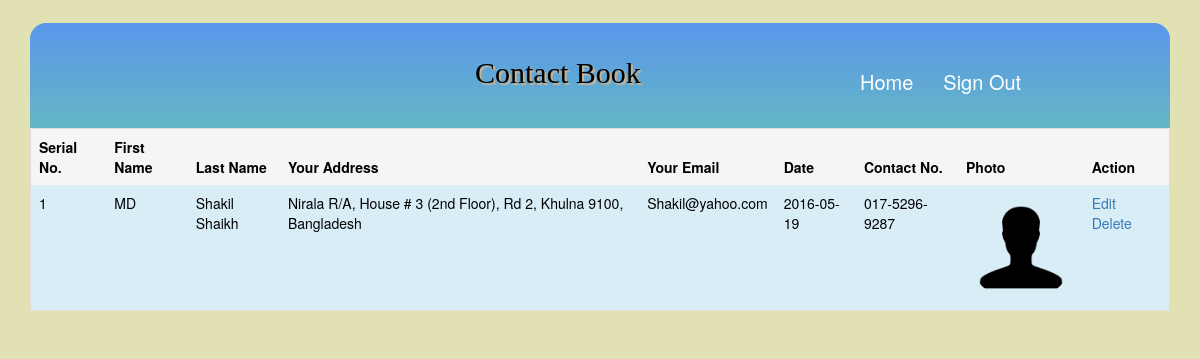
The page /form/usercontactList.php?id=17 (signed in) on the database its author committed.
### tables this page shows
CREATE TABLE IF NOT EXISTS `tbl_contact` (
`user_id` int(11) NOT NULL,
  `st_contact_id` int(11) NOT NULL,
  `firststname` varchar(100) NOT NULL,
  `lastname` varchar(100) NOT NULL,
  `address` varchar(255) NOT NULL,
  `email` varchar(100) NOT NULL,
  `contact_date` varchar(15) NOT NULL,
  `phone` varchar(20) NOT NULL,
  `image_name` varchar(15) NOT NULL,
  `rel_status` varchar(100) NOT NULL
);

### form/usercontactList.php (the view, shortened to what this page needs)
<?php
	if(isset($_REQUEST['id']))
	{
		$id= $_REQUEST['id'] ;
	}
?>
<!DOCTYPE HTML>
<html>
		<link rel = "stylesheet" href = "css/bootstrap.min.css"/>
		<link rel = "stylesheet" href = "css/styles.css"/>
<body>
	<div class="wrapper">
		<div class="container">
			<div class="dashboard_main">
				<div class="">
					<div class="main_header">
						<div class="col-md-8 reg_title">
							<h2>Contact Book</h2>
						</div>
						<div class="col-md-4 menu">
							<ul class="text-center">
								<li><a href="userprofile.php"> Home </a></li>
								<li><a href="logout.php"> Sign Out</a></li>
							</ul>
						</div>
					</div>
				</div>
				<div class="table-responsive tbl_reg">
					<table class="table table-hover table-bordered" >
						<thead>
							<tr class="active">
								<th>Serial No.</th>
								<th>First Name</th>
								<th>Last Name</th>
								<th>Your Address</th>
								<th>Your Email</th>
								<th>Date</th>
								<th>Contact No.</th>
								<th>Photo</th>
								<th>Action</th>
							</tr>
						</thead>
						<tbody>
						<?php
							$Query = "SELECT * FROM tbl_contact WHERE  user_id= $id ";
							$result = mysql_query($Query);
							$i=0;
							while($row = mysql_fetch_array($result))
							{
								$i++;
						?>
								<tr class="info">
									<td><?php  echo $i ; ?></td>
									<td><?php  echo $row['firststname']; ?></td>
									<td><?php  echo $row['lastname']; ?></td>
									<td><?php  echo $row['address']; ?></td>
									<td><?php  echo $row['email']; ?></td>
									<td><?php  echo $row['contact_date']; ?></td>
									<td><?php  echo $row['phone']; ?></td>
									<td><img class="img-responsive img-circle" src="<?php echo $row['image_name']; ?>" ></td>
									<td>
										<a href="updateContact.php?id=<?php  echo $row['user_id']; ?>">Edit </a><?php echo "&nbsp;";?>
										<a Onclick=" return Confirm_Delete()" href="deleteContact.php?id=<?php  echo $row['st_contact_id']; ?>" >Delete</a>
									</td>
								</tr>
							<?php
							}
						?>
						</tbody>
					</table>
				 </div>
			</div>
		</div>
	</div>
</body>
</html>

### form/css/styles.css (style rules this page uses)
body { background: #e2e1b3 none repeat fixed 0 0; }
.wrapper .menu { margin-bottom: 2%; margin-top: 4%; }
.menu ul li { float: left; list-style: outside none none; }
.menu ul li a { color: #fff; display: block; font-size: 20px; margin-bottom: 4px; padding-bottom: 4px; padding-left: 15px; padding-right: 15px; text-decoration: none; }
.wrapper .dashboard_main { background: rgba(0, 0, 0, 0) linear-gradient(#5a97eb, #74ec7f) repeat scroll 0 0; border-radius: 16px 16px 0 0; color: #000; font-size: 14px; margin-top: 2%; padding: 0; }
.wrapper .tbl_reg { border: medium none; overflow: visible; }
.tbl_reg .table tbody td { border: medium none; }
.tbl_reg .table thead tr th { border: medium none; }
.reg_title h2 { color: #000; font-family: "Limelight",cursive; margin-top: 4.5%; padding-left: 430px; text-shadow: 2px 2px 1px tan; }

### rows shown on the page
tbl_contact: firststname "MD", lastname "Shakil Shaikh", address "Nirala R/A, House # 3 (2nd Floor), Rd 2, Khulna 9100, Bangladesh", email "Shakil@yahoo.com", contact_date "2016-05-19", phone "017-5296-9287", image_name (picture)
